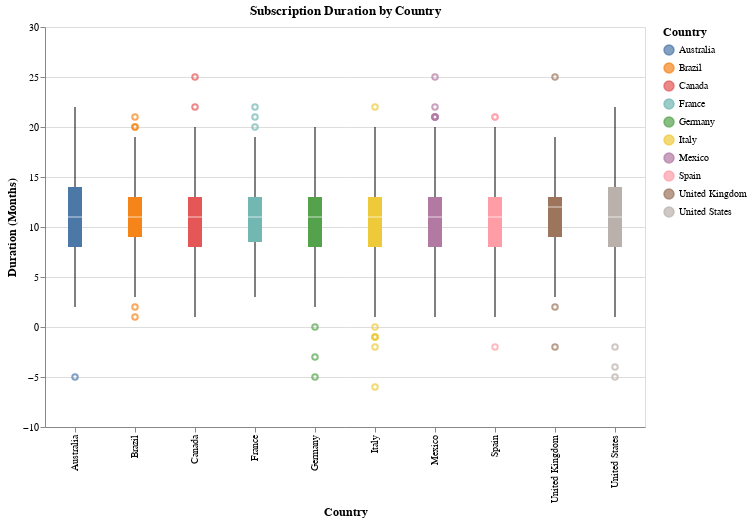

Notebook code for this chart:
### Code cell
# Create a box plot of Duration by Country
duration_country_chart = alt.Chart(netflix_userbase_df).mark_boxplot().encode(
    x=alt.X('Country:N', title='Country'),
    y=alt.Y('Duration (Months):Q', title='Duration (Months)'),
    color=alt.Color('Country:N', legend=alt.Legend(title='Country')),
    tooltip=['Country', 'Duration (Months)']
).properties(
    title='Subscription Duration by Country',
    width=600,
    height=400
).configure_axis(
    titleFontSize=12,
    labelFontSize=10
).configure_legend(
    titleFontSize=12,
    labelFontSize=10
)

duration_country_chart

### Figure 1 — Vega-Lite specification as saved in the notebook (floating-point values rounded to 4 significant figures; data arrays with more than 128 entries replaced by an {"elided": "..."} marker saying what was removed)
{"config": {"view": {"continuousWidth": 300, "continuousHeight": 300}, "axis": {"labelFontSize": 10, "titleFontSize": 12}, "legend": {"labelFontSize": 10, "titleFontSize": 12}}, "data": {"name": "data-7cb1120447c8defc11b5251fe3c393f1"}, "mark": {"type": "boxplot"}, "encoding": {"color": {"field": "Country", "legend": {"title": "Country"}, "type": "nominal"}, "tooltip": [{"field": "Country", "type": "nominal"}, {"field": "Duration (Months)", "type": "quantitative"}], "x": {"field": "Country", "title": "Country", "type": "nominal"}, "y": {"field": "Duration (Months)", "title": "Duration (Months)", "type": "quantitative"}}, "height": 400, "title": "Subscription Duration by Country", "width": 600, "$schema": "https://vega.github.io/schema/vega-lite/v5.8.0.json", "datasets": {"data-7cb1120447c8defc11b5251fe3c393f1": {"elided": "2500 records"}}}
